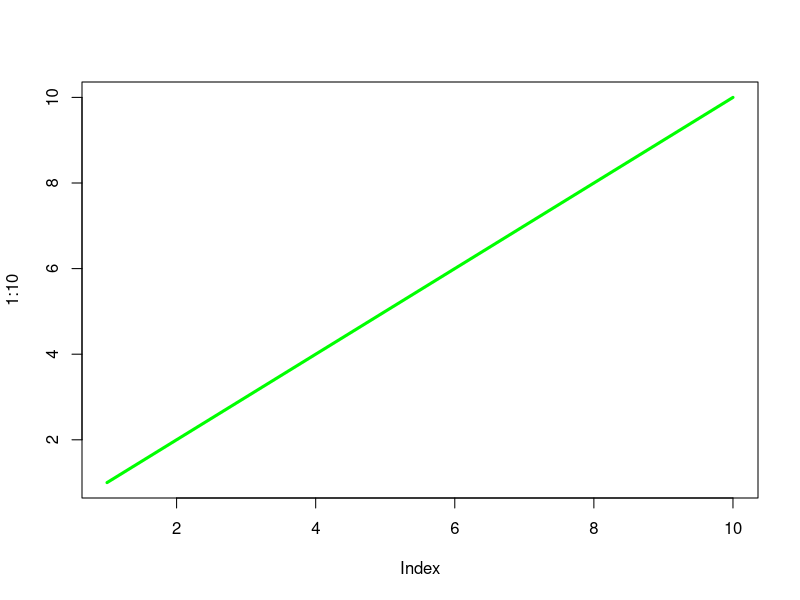
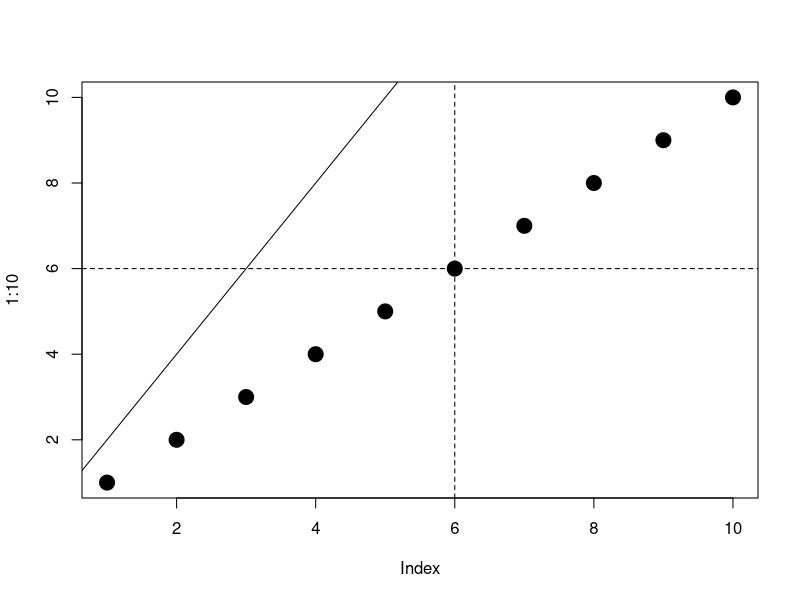
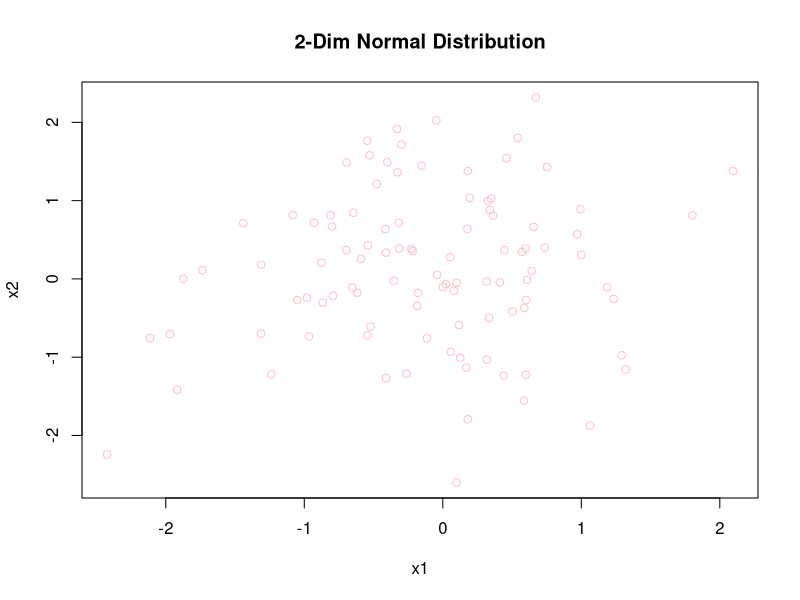
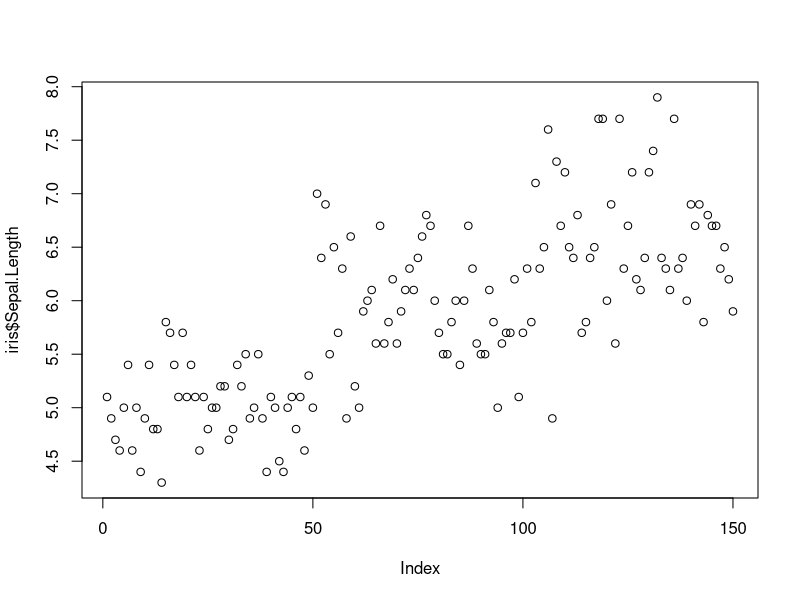
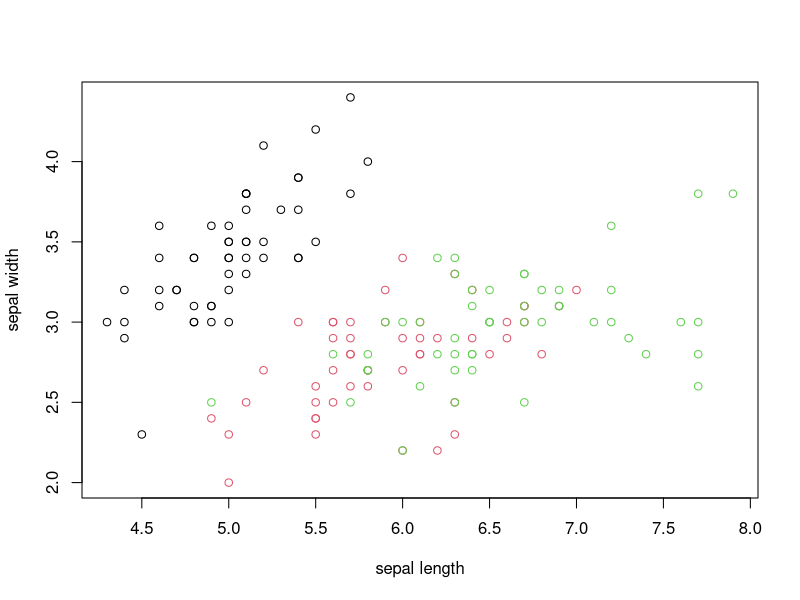
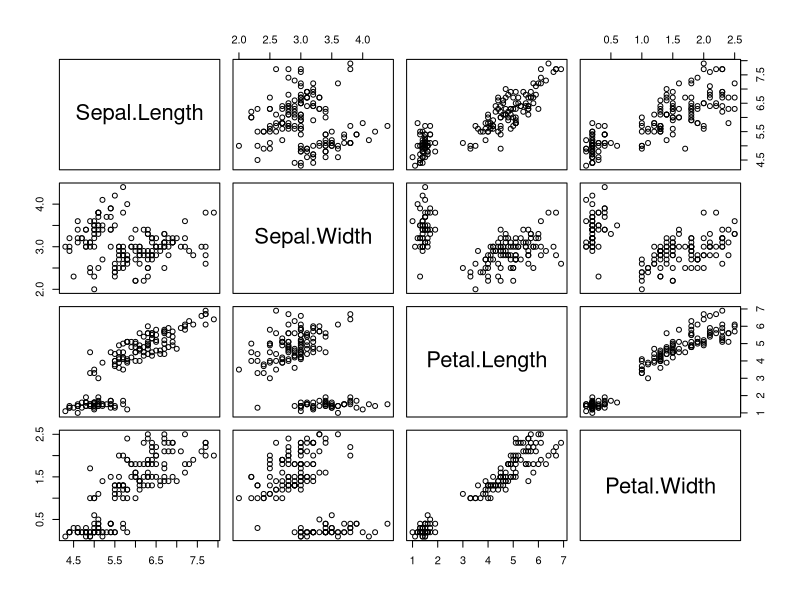
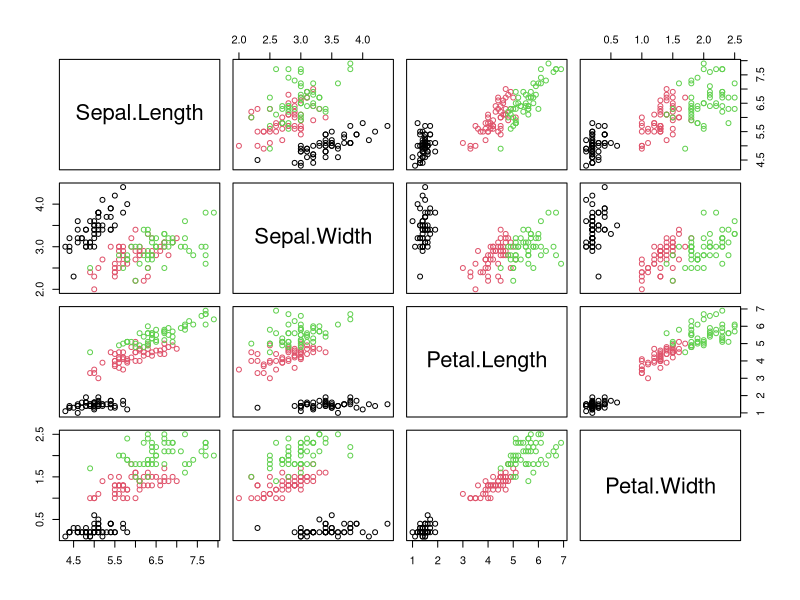
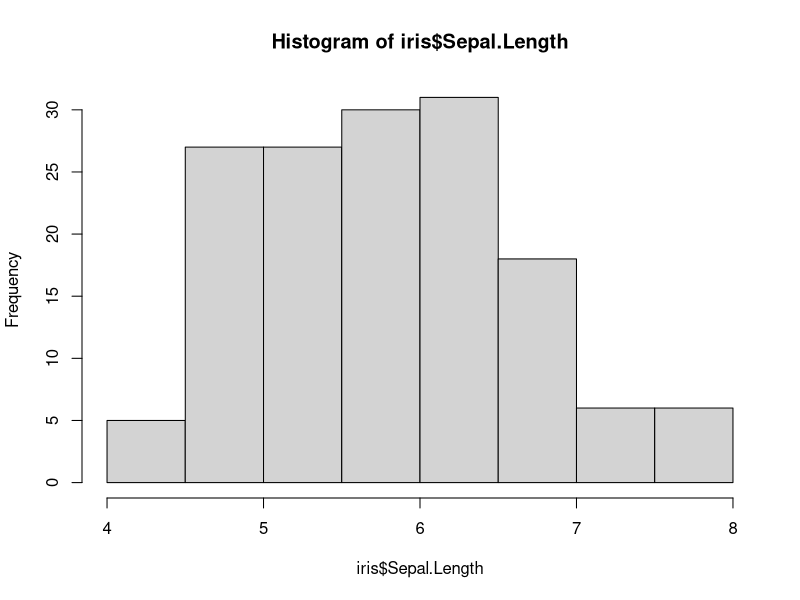

These charts were generated, in order, by the following R code:
# plot function
plot(1:10, type = "l", col = "green", lwd = 3) # line width == lwd

# also check: pch (market type), cex(marker size)
plot(1:10, pch = 19, cex = 2)

# add a straight line to existing plot
abline(0, 2) # intercept, slope
abline(v = 6, lty = 2) # vertical line, line type is 2
abline(h = 6, lty = 2) # horizantal line, line type is 2

# additional functions to add to existing plot
# lines(), points(), text(), legend(), title(), axis(), polygon()

# scatter plot
plot(rnorm(100), rnorm(100),
     xlab = "x1", ylab = "x2",
     main = "2-Dim Normal Distribution",
     col = "pink") # a verctor of size 100, normal distribution

# iris dataset
data("iris")
head(iris)
unique(iris$Species)
plot(iris$Sepal.Length)

# scatter plot sepal.length, sepal.width
plot(iris$Sepal.Length, iris$Sepal.Width,
     xlab = 'sepal length', ylab = 'sepal width',
     col = iris$Species)
pairs(~ Sepal.Length + Sepal.Width + Petal.Length + Petal.Width, iris)
plot(iris[ , -5], col = iris[ , 5]) # -5 means from back to front 5 feature, the 5th as color

# histogram
hist(iris$Sepal.Length)
hist(iris$Sepal.Length, breaks = 10)
hist(iris$Sepal.Length, breaks = 30, col = "yellow green")

# boxplot
boxplot(iris$Sepal.Length)
boxplot(Sepal.Length ~ Species, data = iris)

# pie chart: count frewuency of each species
table(iris$Species)
pie(table(iris$Species),
    main = "Porportion of Species")

# estimate density
# kernel density estimation: Gaussian kernel
d <- density(iris$Sepal.Length)
plot(d)
polygon(d, col = "light blue")
